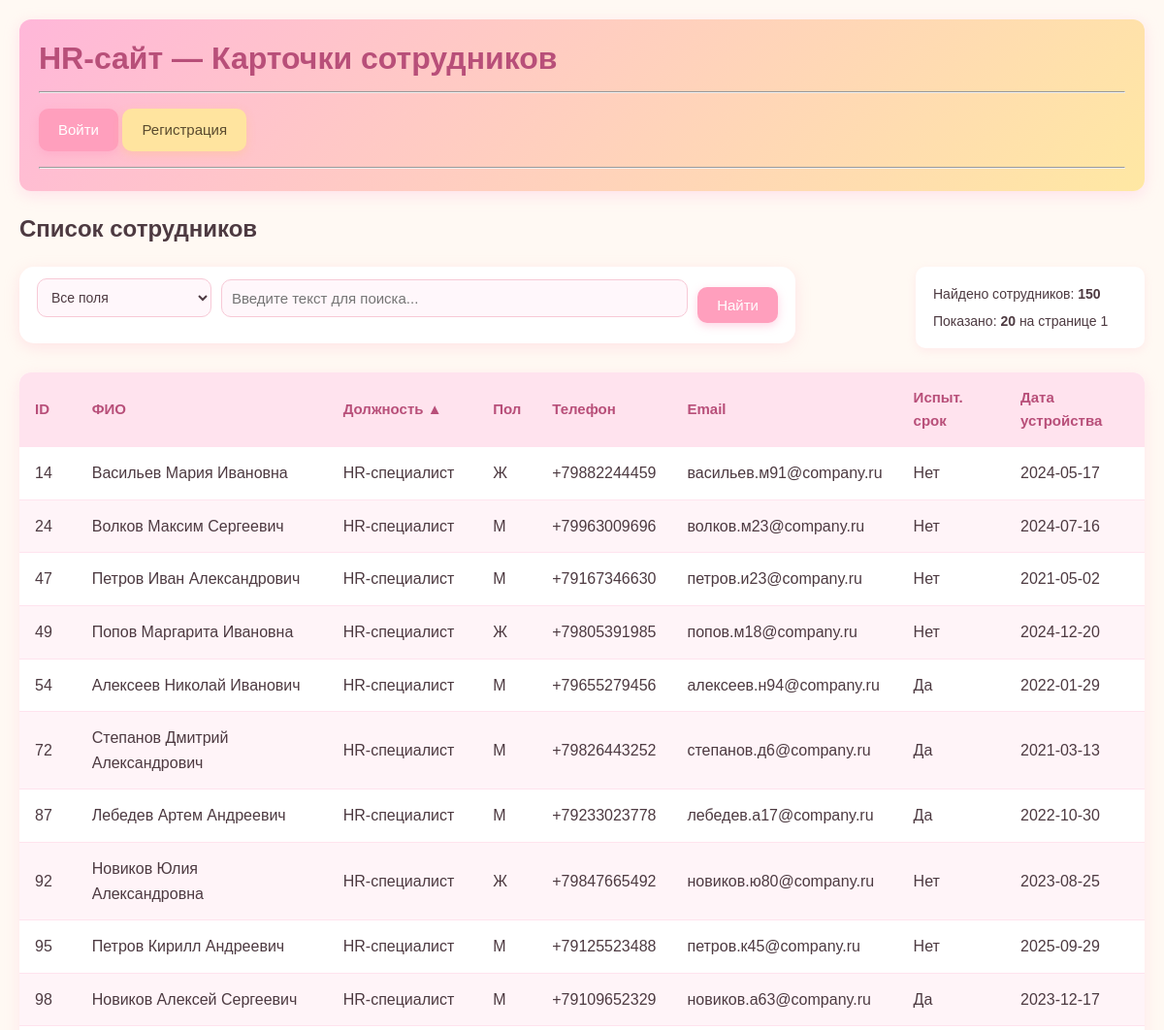
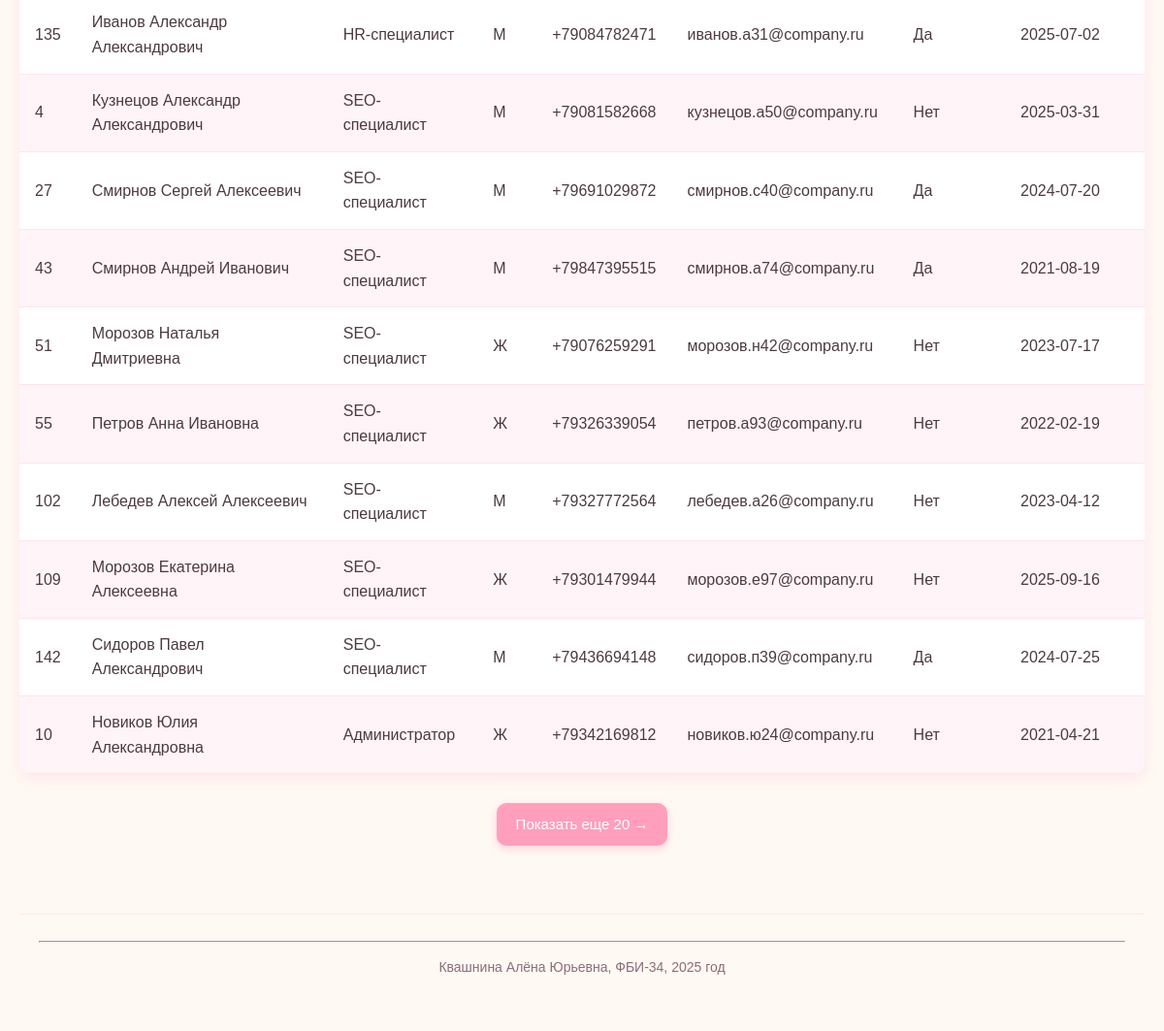
Page /hr/?sort=position&direction=asc&search=&search_field=all on the committed database (2 pictures, top to bottom).
### models1.py (models this page shows)
class Employee(db.Model):
    id = db.Column(db.Integer, primary_key=True)
    full_name = db.Column(db.String(120), nullable=False)
    position = db.Column(db.String(120), nullable=False)
    gender = db.Column(db.String(20), nullable=False)
    phone = db.Column(db.String(50))
    email = db.Column(db.String(120))
    probation = db.Column(db.Boolean, default=False)
    hire_date = db.Column(db.Date)

### hr_app.py (the view, shortened to what this page needs)
@hr.route("/")
def index():
    page = int(request.args.get("page", 1))
    per_page = 20
    search = request.args.get("search", "")
    search_field = request.args.get("search_field", "all")  # Новый параметр
    sort = request.args.get("sort", "id")
    sort_direction = request.args.get("direction", "asc")
    query = Employee.query
    if hasattr(Employee, sort):
        column = getattr(Employee, sort)
        if sort_direction == "desc":
            column = column.desc()
        query = query.order_by(column)
    employees = query.offset((page - 1) * per_page).limit(per_page).all()
    total_count = query.count()
    has_more = total_count > page * per_page
    return render_template("index1.html",
                           employees=employees,
                           page=page,
                           search=search,
                           search_field=search_field,  # Передаем в шаблон
                           sort=sort,
                           direction=sort_direction,
                           has_more=has_more,
                           total_count=total_count)

### templates/templates1/index1.html (shortened to what this page needs)
{% extends 'base1.html' %}
{% block content %}
<h2>Список сотрудников</h2>
<div class="controls">
    <div class="search-box">
        <form method="get" action="{{ url_for('hr.index') }}">
            <div class="search-container">
                <select name="search_field" class="search-select">
                    <option value="all" {% if search_field == 'all' %}selected{% endif %}>Все поля</option>
                </select>
                <input type="text" name="search" placeholder="Введите текст для поиска..."
                       value="{{ search }}" class="search-input">
                <button type="submit" class="btn">Найти</button>
            </div>
        </form>
    </div>
    <div class="info-box">
        <p>Найдено сотрудников: <strong>{{ total_count }}</strong></p>
        <p>Показано: <strong>{{ employees|length }}</strong> на странице {{ page }}</p>
    </div>
</div>
<table>
    <thead>
        <tr>
            <th>
                <a href="{{ url_for('hr.index', sort='id', direction='desc' if sort == 'id' and direction == 'asc' else 'asc', search=search, search_field=search_field) }}">
                    ID {% if sort == 'id' %}{{ '▼' if direction == 'desc' else '▲' }}{% endif %}
                </a>
            </th>
            <th>
                <a href="{{ url_for('hr.index', sort='full_name', direction='desc' if sort == 'full_name' and direction == 'asc' else 'asc', search=search, search_field=search_field) }}">
                    ФИО {% if sort == 'full_name' %}{{ '▼' if direction == 'desc' else '▲' }}{% endif %}
                </a>
            </th>
            <th>
                <a href="{{ url_for('hr.index', sort='position', direction='desc' if sort == 'position' and direction == 'asc' else 'asc', search=search, search_field=search_field) }}">
                    Должность {% if sort == 'position' %}{{ '▼' if direction == 'desc' else '▲' }}{% endif %}
                </a>
            </th>
            <th>
                <a href="{{ url_for('hr.index', sort='gender', direction='desc' if sort == 'gender' and direction == 'asc' else 'asc', search=search, search_field=search_field) }}">
                    Пол {% if sort == 'gender' %}{{ '▼' if direction == 'desc' else '▲' }}{% endif %}
                </a>
            </th>
            <th>
                <a href="{{ url_for('hr.index', sort='phone', direction='desc' if sort == 'phone' and direction == 'asc' else 'asc', search=search, search_field=search_field) }}">
                    Телефон {% if sort == 'phone' %}{{ '▼' if direction == 'desc' else '▲' }}{% endif %}
                </a>
            </th>
            <th>
                <a href="{{ url_for('hr.index', sort='email', direction='desc' if sort == 'email' and direction == 'asc' else 'asc', search=search, search_field=search_field) }}">
                    Email {% if sort == 'email' %}{{ '▼' if direction == 'desc' else '▲' }}{% endif %}
                </a>
            </th>
            <th>
                <a href="{{ url_for('hr.index', sort='probation', direction='desc' if sort == 'probation' and direction == 'asc' else 'asc', search=search, search_field=search_field) }}">
                    Испыт. срок {% if sort == 'probation' %}{{ '▼' if direction == 'desc' else '▲' }}{% endif %}
                </a>
            </th>
            <th>
                <a href="{{ url_for('hr.index', sort='hire_date', direction='desc' if sort == 'hire_date' and direction == 'asc' else 'asc', search=search, search_field=search_field) }}">
                    Дата устройства {% if sort == 'hire_date' %}{{ '▼' if direction == 'desc' else '▲' }}{% endif %}
                </a>
            </th>
        </tr>
    </thead>
    <tbody>
        {% for emp in employees %}
        <tr>
            <td>{{ emp.id }}</td>
            <td>{{ emp.full_name }}</td>
            <td>{{ emp.position }}</td>
            <td>{{ emp.gender }}</td>
            <td>{{ emp.phone }}</td>
            <td>{{ emp.email }}</td>
            <td>{{ 'Да' if emp.probation else 'Нет' }}</td>
            <td>{{ emp.hire_date.strftime('%Y-%m-%d') if emp.hire_date else 'Не указана' }}</td>
        </tr>
        {% endfor %}
    </tbody>
</table>
<div class="pagination">
    {% if has_more %}
        <a href="{{ url_for('hr.index', page=page+1, search=search, search_field=search_field, sort=sort, direction=direction) }}"
           class="btn">Показать еще 20 →</a>
    {% endif %}
</div>
{% endblock %}

### static/static1/style1.css (style rules this page uses)
body { font-family: Arial, sans-serif; margin: 20px; background: #fff9f3; color: #4d3a41; line-height: 1.6; }
.controls { display: flex; justify-content: space-between; align-items: flex-start; margin-bottom: 25px; flex-wrap: wrap; gap: 15px; }
.info-box { background: #fff; padding: 12px 18px; border-radius: 10px; box-shadow: 0 3px 10px rgba(255, 180, 200, 0.2); min-width: 200px; }
.info-box p { margin: 5px 0; font-size: 14px; }
.search-box { flex: 1; min-width: 300px; max-width: 800px; }
.search-container { display: flex; gap: 10px; background: #ffffff; padding: 12px 18px; border-radius: 15px; box-shadow: 0 4px 15px rgba(255, 180, 200, 0.3); align-items: center; flex-wrap: wrap; }
.search-select { width: 180px; padding: 10px; border: 1px solid #f7c9d6; border-radius: 10px; background: #fff7fb; color: #4d3a41; font-size: 14px; cursor: pointer; }
.search-input { flex: 1; min-width: 200px; padding: 10px; border: 1px solid #f7c9d6; border-radius: 10px; background: #fff7fb; transition: all 0.3s; }
table { border-collapse: collapse; width: 100%; background: #ffffff; border-radius: 12px; overflow: hidden; box-shadow: 0 4px 15px rgba(255, 190, 220, 0.3); margin-bottom: 25px; }
th, td { padding: 14px 16px; text-align: left; border-bottom: 1px solid #ffe3ee; }
th { background: #ffe3ee; color: #b84f79; font-weight: bold; font-size: 15px; }
tr:nth-child(even) { background: #fff4f8; }
th a { text-decoration: none; color: #b84f79; display: flex; justify-content: space-between; align-items: center; }
.pagination { display: flex; justify-content: center; gap: 15px; margin: 30px 0; }
button, .btn, .btn-cancel, .btn-small, .btn-danger { padding: 10px 20px; border: none; border-radius: 10px; cursor: pointer; font-size: 15px; transition: 0.3s; text-decoration: none; display: inline-block; text-align: center; white-space: nowrap; }
.btn { background: #ff9fbd; color: white; box-shadow: 0 3px 10px rgba(255, 150, 190, 0.4); }
input, select, textarea { width: 100%; padding: 12px; border: 1px solid #f7c9d6; border-radius: 10px; margin-bottom: 15px; background: #fff7fb; box-sizing: border-box; font-size: 15px; }

### rows in the picture
Employee: id "14", full_name "Васильев Мария Ивановна", position "HR-специалист", gender "Ж", phone "+79882244459", email "васильев.м91@company.ru", probation "Нет", hire_date "2024-05-17"
Employee: id "24", full_name "Волков Максим Сергеевич", position "HR-специалист", gender "М", phone "+79963009696", email "волков.м23@company.ru", probation "Нет", hire_date "2024-07-16"
Employee: id "47", full_name "Петров Иван Александрович", position "HR-специалист", gender "М", phone "+79167346630", email "петров.и23@company.ru", probation "Нет", hire_date "2021-05-02"
Employee: id "49", full_name "Попов Маргарита Ивановна", position "HR-специалист", gender "Ж", phone "+79805391985", email "попов.м18@company.ru", probation "Нет", hire_date "2024-12-20"
Employee: id "54", full_name "Алексеев Николай Иванович", position "HR-специалист", gender "М", phone "+79655279456", email "алексеев.н94@company.ru", probation "Да", hire_date "2022-01-29"
Employee: id "72", full_name "Степанов Дмитрий Александрович", position "HR-специалист", gender "М", phone "+79826443252", email "степанов.д6@company.ru", probation "Да", hire_date "2021-03-13"
Employee: id "87", full_name "Лебедев Артем Андреевич", position "HR-специалист", gender "М", phone "+79233023778", email "лебедев.а17@company.ru", probation "Да", hire_date "2022-10-30"
Employee: id "92", full_name "Новиков Юлия Александровна", position "HR-специалист", gender "Ж", phone "+79847665492", email "новиков.ю80@company.ru", probation "Нет", hire_date "2023-08-25"
Employee: id "95", full_name "Петров Кирилл Андреевич", position "HR-специалист", gender "М", phone "+79125523488", email "петров.к45@company.ru", probation "Нет", hire_date "2025-09-29"
Employee: id "98", full_name "Новиков Алексей Сергеевич", position "HR-специалист", gender "М", phone "+79109652329", email "новиков.а63@company.ru", probation "Да", hire_date "2023-12-17"
Employee: id "135", full_name "Иванов Александр Александрович", position "HR-специалист", gender "М", phone "+79084782471", email "иванов.а31@company.ru", probation "Да", hire_date "2025-07-02"
Employee: id "4", full_name "Кузнецов Александр Александрович", position "SEO-специалист", gender "М", phone "+79081582668", email "кузнецов.а50@company.ru", probation "Нет", hire_date "2025-03-31"
Employee: id "27", full_name "Смирнов Сергей Алексеевич", position "SEO-специалист", gender "М", phone "+79691029872", email "смирнов.с40@company.ru", probation "Да", hire_date "2024-07-20"
Employee: id "43", full_name "Смирнов Андрей Иванович", position "SEO-специалист", gender "М", phone "+79847395515", email "смирнов.а74@company.ru", probation "Да", hire_date "2021-08-19"
Employee: id "51", full_name "Морозов Наталья Дмитриевна", position "SEO-специалист", gender "Ж", phone "+79076259291", email "морозов.н42@company.ru", probation "Нет", hire_date "2023-07-17"
Employee: id "55", full_name "Петров Анна Ивановна", position "SEO-специалист", gender "Ж", phone "+79326339054", email "петров.а93@company.ru", probation "Нет", hire_date "2022-02-19"
Employee: id "102", full_name "Лебедев Алексей Алексеевич", position "SEO-специалист", gender "М", phone "+79327772564", email "лебедев.а26@company.ru", probation "Нет", hire_date "2023-04-12"
Employee: id "109", full_name "Морозов Екатерина Алексеевна", position "SEO-специалист", gender "Ж", phone "+79301479944", email "морозов.е97@company.ru", probation "Нет", hire_date "2025-09-16"
Employee: id "142", full_name "Сидоров Павел Александрович", position "SEO-специалист", gender "М", phone "+79436694148", email "сидоров.п39@company.ru", probation "Да", hire_date "2024-07-25"
Employee: id "10", full_name "Новиков Юлия Александровна", position "Администратор", gender "Ж", phone "+79342169812", email "новиков.ю24@company.ru", probation "Нет", hire_date "2021-04-21"

### other values in the picture
{{ total_count }} "150"
{{ employees|length }} "20"
{{ page }} "1"
{{ '▼' if direction == 'desc' else '▲' }} "▲"
